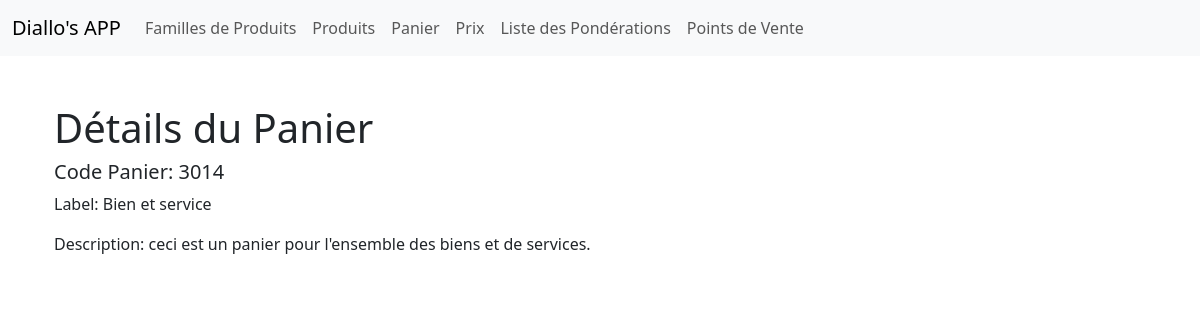
The page /panier/4/ on the database its author committed.
### gestion_produits/models.py (models this page shows, shortened)
class Panier(models.Model):
    DEFAULT_CODE_PANIER = 'DEFAULT_CODE_PANIER'
    DEFAULT_LABEL = 'DEFAULT_LABEL'
    DEFAULT_DESCRIPTION = 'DEFAULT_DESCRIPTION'
    code_panier = models.CharField(max_length=100, default=DEFAULT_CODE_PANIER)
    label = models.CharField(max_length=100, default=DEFAULT_LABEL)
    description = models.TextField(default=DEFAULT_DESCRIPTION)
    products = models.ManyToManyField(Product, through='Ponderation')

### gestion_produits/views.py (the view)
# urls.py: path('panier/<int:pk>/', views.panier_detail, name='panier_detail'),
def panier_detail(request, pk):
    panier = get_object_or_404(Panier, pk=pk)
    return render(request, 'panier_detail.html', {'panier': panier})

### gestion_produits/templates/panier_detail.html (shortened to what this page needs)
{% extends 'base.html' %}
{% block content %}
<div class="container mt-5">
    <h1>Détails du Panier</h1>
    <div>
        <h5>Code Panier: {{ panier.code_panier }}</h5>
        <p>Label: {{ panier.label }}</p>
        <p>Description: {{ panier.description }}</p>
    </div>
</div>
{% endblock %}

### rows shown on the page
Panier: code_panier "3014", label "Bien et service", description "ceci est un panier pour l'ensemble des biens et de services."
